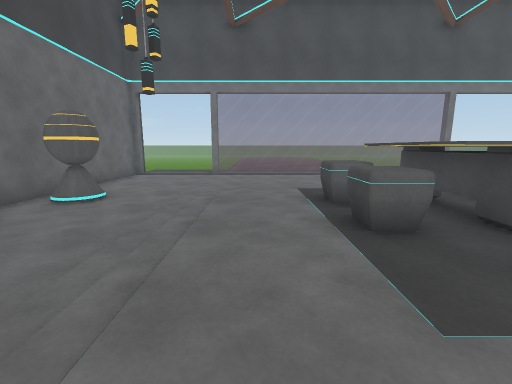
view 1 (above)

21 first-person views from a walk through a 3-D level made in the Unity game engine. The camera is 1.2 m above the floor, tilts 10° down and sees 90° across. The floor is counted in squares, 1 m on a side. Each view is taken from the middle of a square. On the plan, view 1 faces up. The plan holds only what a view shows up to about 12 squares ahead; the rest is blank. The place goes on beyond the plan. The player is left out.

view 2
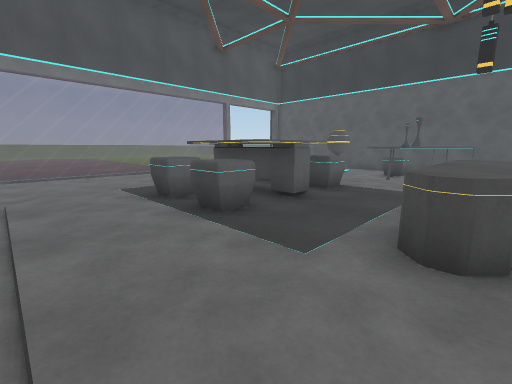

view 3
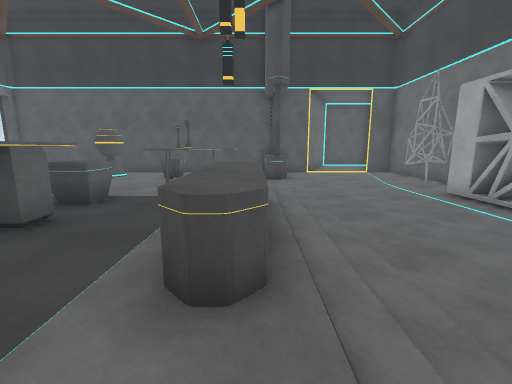

view 4
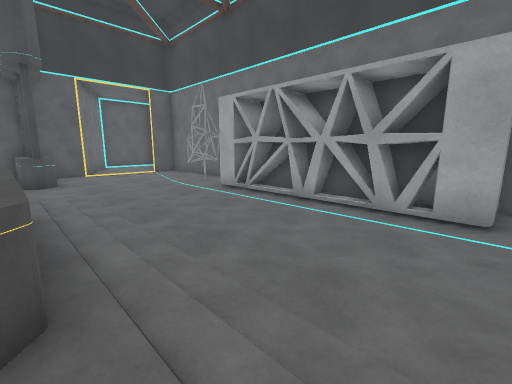

view 5
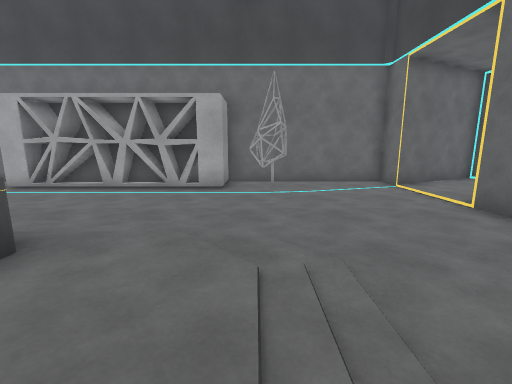

view 6
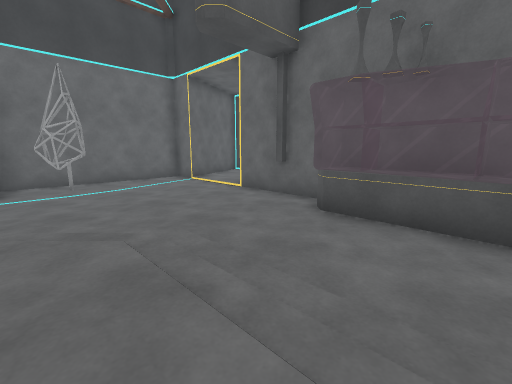

view 7
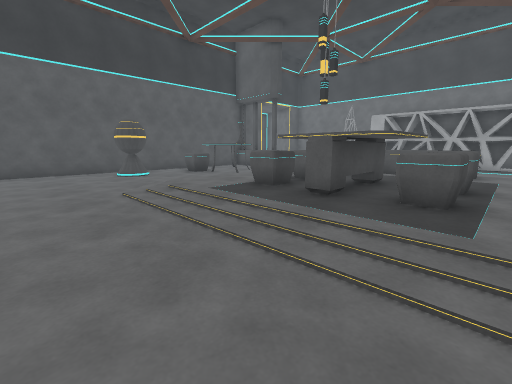

view 8
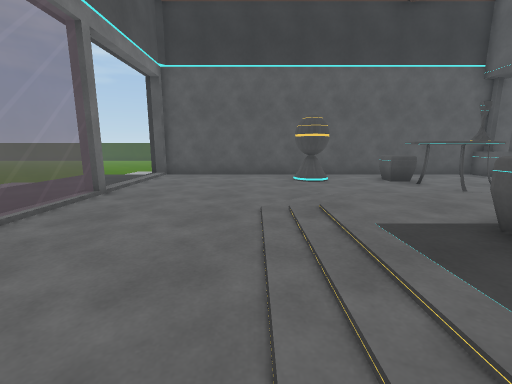

view 9
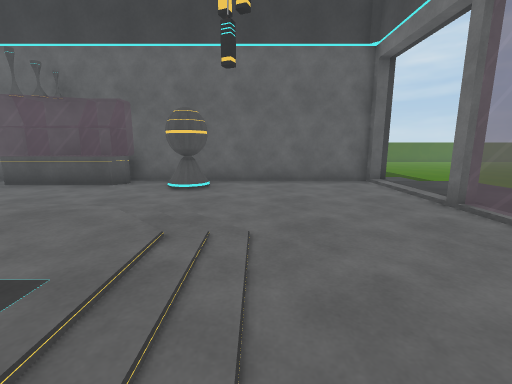

view 10
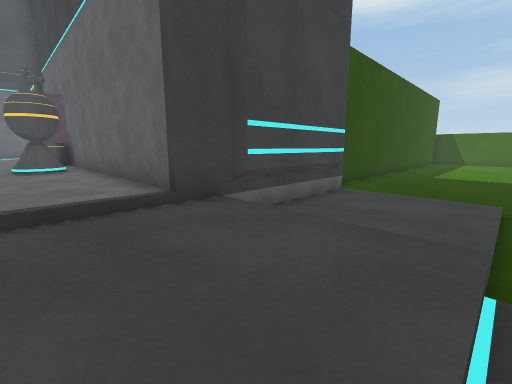

view 11
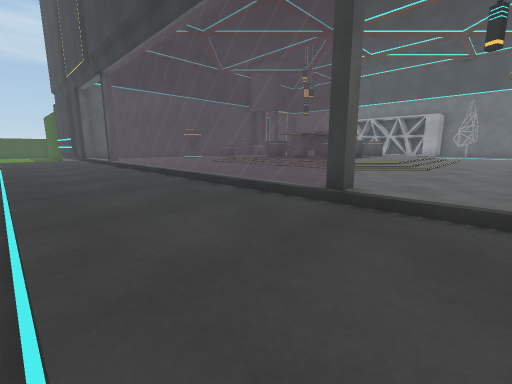

view 12
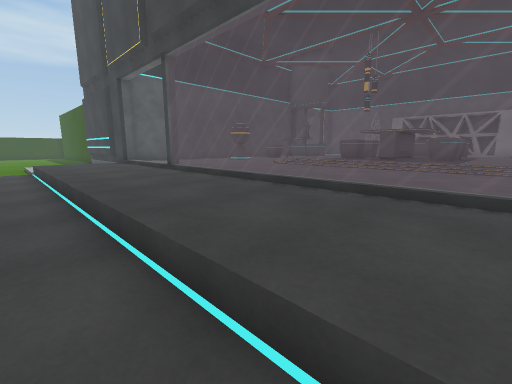

view 13
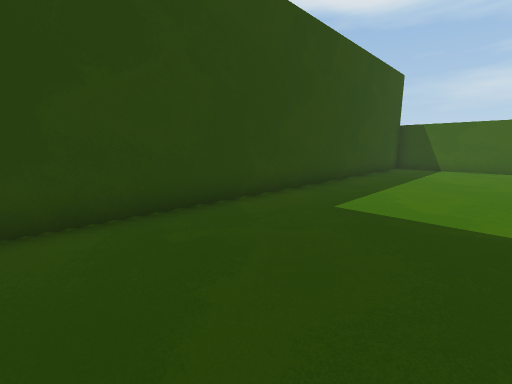

view 14
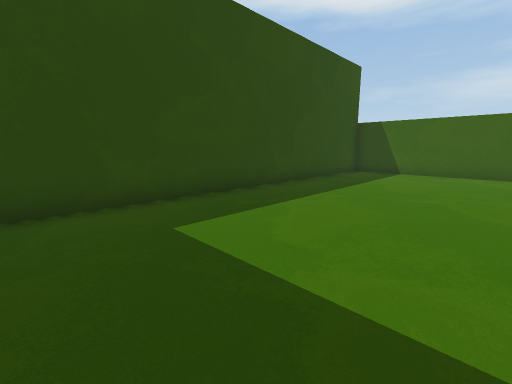

view 15
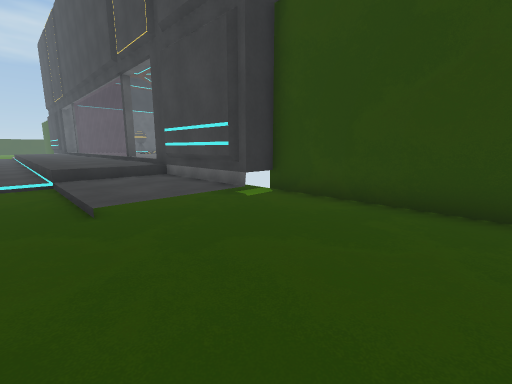

view 16
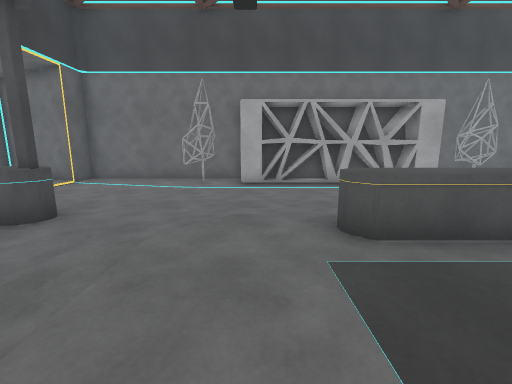

view 17
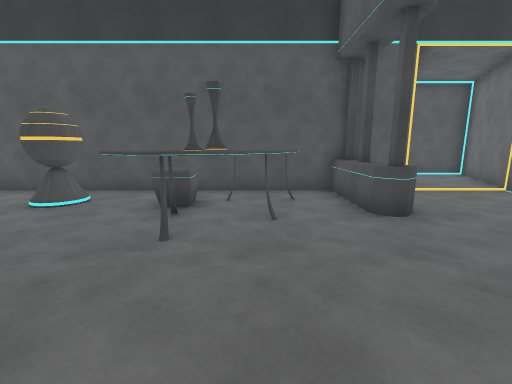

view 18
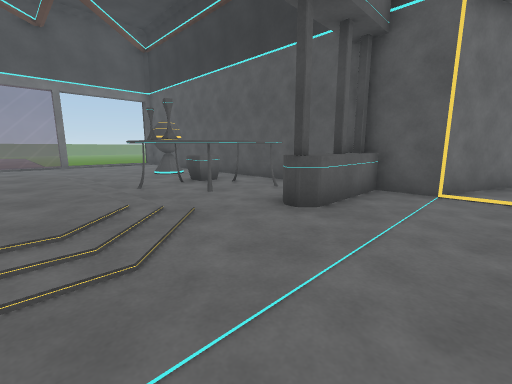

view 19
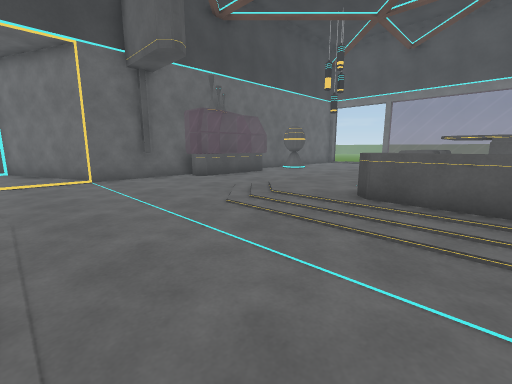

view 20
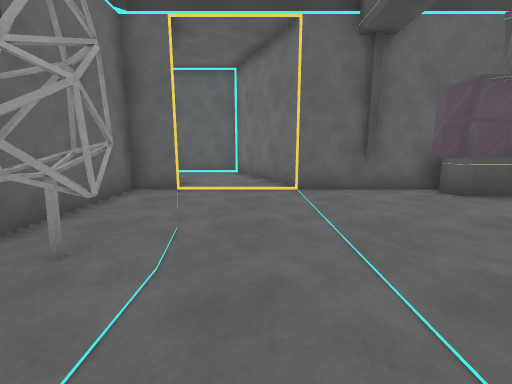

view 21
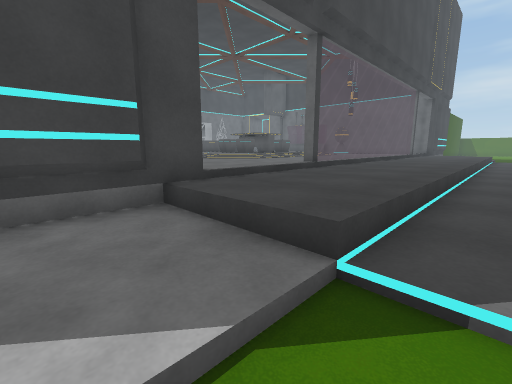

### Floor plan
Key: @ floor where view 1 was taken; # wall or solid block; . main floor; : floor 0.25 m higher than the main floor; - floor 0.5 m lower than the main floor; / step, stairs or slope; = window, fence, low wall or low ledge; T table; O other object.
Columns run from 29 left of view 1 to 17 right of it. Each row starts with its distance up from view 1.
 18 #-------------------------------------------/--
 17 #-----------------/////////////////////////////
 16 #-----------------/----...................../--
 15 #-----------------/----...................../--
 14 #-----------------/####...................../##
 13 #-----------------######:::#===========::::####
 12 ###################    #...................#
 11                        #...................#
 10                        #...................#
  9                        #...................#
  8                        #..../:::::::::.....#
  7                        #OO..::::::::::...OO#
  6                        #O...:::OOOOO::...O.#
  5                        # ...:::OOOOO::.....#
  4                        O ...:::OOOOO::.TTOO#
  3                        O ...:::::O::::.OTOT#
  2                        O ...::::::::::.TTT T
  1                        = ...:::OOOO:::..TTT#
  0                        #....:@:OOOOO::/....O
 -1                        #.....::::::::/..OOOO
 -2                        #...................#
 -3                      ###...................###
 -4                    ###.......................##
 -5                    #...........................
 -6                    #.......OO##OOOOO#.OO.......
 -7                    #.###....O###    #.O....####

Where each view was taken, in squares from view 1:
view 1: 0 up, 0 right, facing up
view 2: 0 up, 1 left, facing up-right
view 3: 0 up, 0 right, facing right
view 4: 0 up, 0 right, facing down-right
view 5: 3 up, 1 left, facing down
view 6: 4 up, 0 right, facing down-left
view 7: 11 up, 1 right, facing down-right
view 8: 9 up, 3 right, facing right
view 9: 9 up, 3 right, facing left
view 10: 17 up, 4 left, facing down-left
view 11: 17 up, 4 left, facing down-right
view 12: 18 up, 0 right, facing down-right
view 13: 17 up, 13 left, facing down-left
view 14: 18 up, 16 left, facing down-left
view 15: 18 up, 16 left, facing down-right
view 16: 4 up, 7 right, facing down
view 17: 2 up, 6 right, facing right
view 18: 4 down, 7 right, facing up-right
view 19: 5 down, 4 right, facing up-left
view 20: 4 down, 1 right, facing left
view 21: 18 up, 17 right, facing down-left
